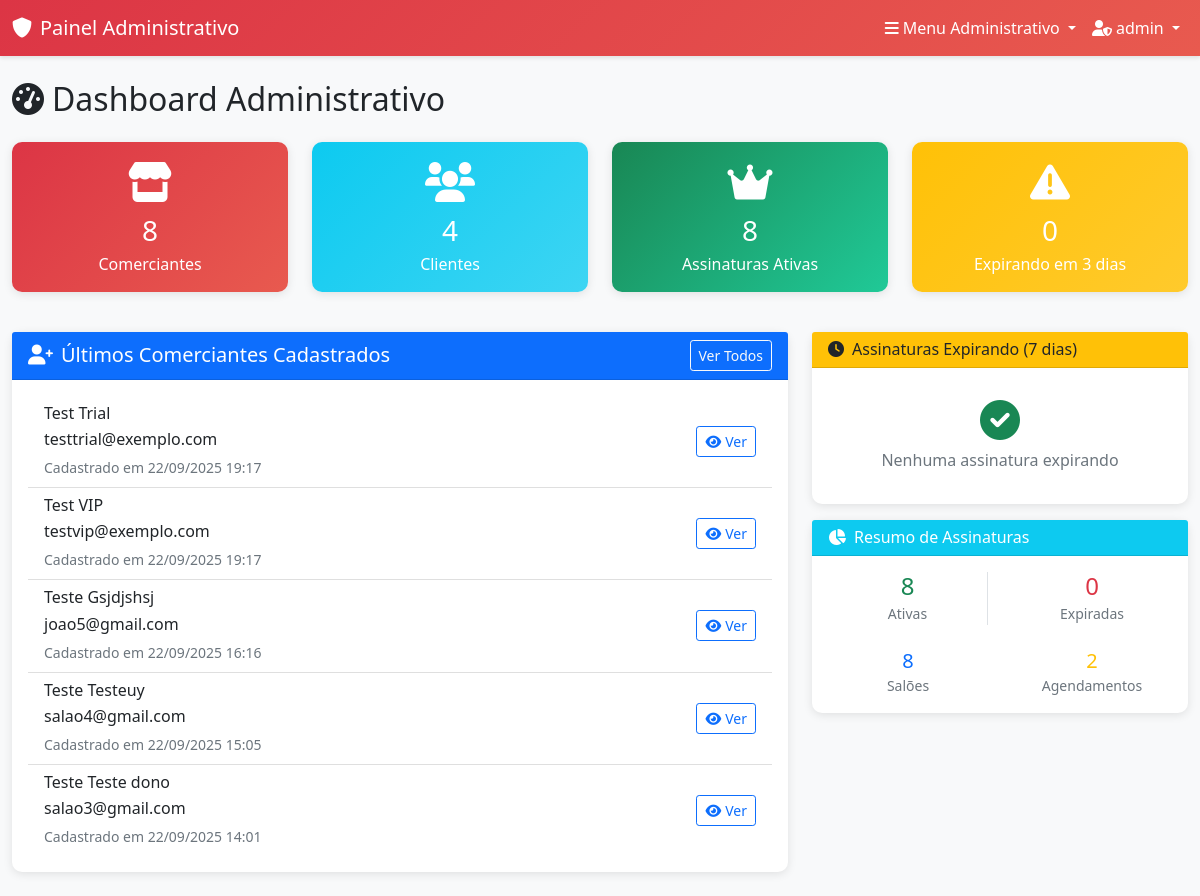
The page /admin-panel/ (signed in) on the database as committed earlier.
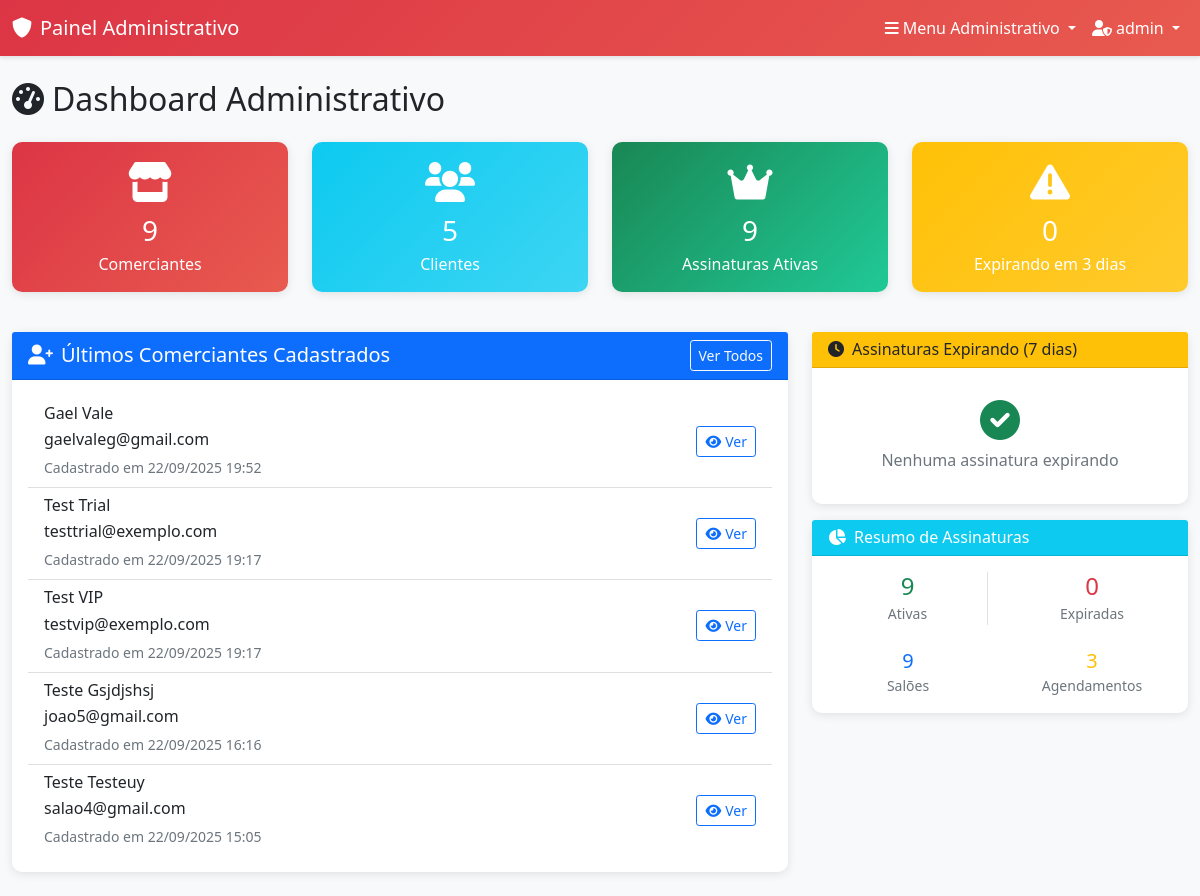
The same page on the database as committed later.
### accounts/models.py (models this page shows, shortened)
class UserProfile(models.Model):
    USER_TYPES = (
        ('owner', 'Proprietário'),
        ('employee', 'Funcionário'),
        ('client', 'Cliente'),
    )
    user = models.OneToOneField(User, on_delete=models.CASCADE, related_name='profile')
    user_type = models.CharField(max_length=10, choices=USER_TYPES, default='client')
    phone = models.CharField(max_length=15, blank=True, null=True)
    birth_date = models.DateField(blank=True, null=True)
    profile_picture = models.URLField(max_length=500, blank=True, null=True, help_text="URL do avatar/foto de perfil")
    created_at = models.DateTimeField(auto_now_add=True)
    updated_at = models.DateTimeField(auto_now=True)
    class Meta:
        verbose_name = "Perfil de Usuário"
        verbose_name_plural = "Perfis de Usuários"

### admin_panel/views.py (the view)
# urls.py: path('', views.admin_dashboard, name='dashboard'),
@login_required
@user_passes_test(is_admin_user)
def admin_dashboard(request):
    total_owners = UserProfile.objects.filter(user_type='owner').count()
    total_clients = UserProfile.objects.filter(user_type='client').count()
    total_salons = Salon.objects.count()
    total_appointments = Appointment.objects.count()
    active_subscriptions = Subscription.objects.filter(
        status='active',
        end_date__gt=timezone.now()
    ).count()
    expired_subscriptions = Subscription.objects.filter(
        Q(status='expired') | Q(end_date__lte=timezone.now())
    ).count()
    expiring_soon = Subscription.objects.filter(
        status='active',
        end_date__lte=timezone.now() + timedelta(days=3),
        end_date__gt=timezone.now()
    ).count()
    recent_owners = UserProfile.objects.filter(
        user_type='owner'
    ).select_related('user').order_by('-created_at')[:5]
    expiring_subscriptions = Subscription.objects.filter(
        status='active',
        end_date__lte=timezone.now() + timedelta(days=7),
        end_date__gt=timezone.now()
    ).select_related('user').order_by('end_date')[:10]
    context = {
        'total_owners': total_owners,
        'total_clients': total_clients,
        'total_salons': total_salons,
        'total_appointments': total_appointments,
        'active_subscriptions': active_subscriptions,
        'expired_subscriptions': expired_subscriptions,
        'expiring_soon': expiring_soon,
        'recent_owners': recent_owners,
        'expiring_subscriptions': expiring_subscriptions,
    }
    return render(request, 'admin_panel/dashboard.html', context)

### admin_panel/views.py (called while the page is built)
def is_admin_user(user):
    return user.is_authenticated and user.is_superuser

### templates/admin_panel/dashboard.html (shortened to what the changed rows need)
{% extends 'admin_panel/base_admin.html' %}
{% block content %}
<div class="row">
    <div class="col-12">
        <h2 class="mb-4">
            <i class="fas fa-tachometer-alt me-2"></i>Dashboard Administrativo
        </h2>
    </div>
</div>
<div class="row mb-4">
    <div class="col-md-3 mb-3">
        <div class="card admin-card stat-card">
            <div class="card-body text-center">
                <div class="display-6 mb-2">
                    <i class="fas fa-store"></i>
                </div>
                <h3 class="mb-1">{{ total_owners }}</h3>
                <p class="mb-0">Comerciantes</p>
            </div>
        </div>
    </div>
    <div class="col-md-3 mb-3">
        <div class="card admin-card stat-card-info">
            <div class="card-body text-center">
                <div class="display-6 mb-2">
                    <i class="fas fa-users"></i>
                </div>
                <h3 class="mb-1">{{ total_clients }}</h3>
                <p class="mb-0">Clientes</p>
            </div>
        </div>
    </div>
    <div class="col-md-3 mb-3">
        <div class="card admin-card stat-card-success">
            <div class="card-body text-center">
                <div class="display-6 mb-2">
                    <i class="fas fa-crown"></i>
                </div>
                <h3 class="mb-1">{{ active_subscriptions }}</h3>
                <p class="mb-0">Assinaturas Ativas</p>
            </div>
        </div>
    </div>
</div>
<div class="row">
    <div class="col-lg-8 mb-4">
        <div class="card admin-card">
            <div class="card-body">
                {% if recent_owners %}
                    <div class="list-group list-group-flush">
                        {% for owner in recent_owners %}
                            <div class="list-group-item d-flex justify-content-between align-items-center">
                                <div>
                                    <h6 class="mb-1">{{ owner.user.first_name }} {{ owner.user.last_name }}</h6>
                                    <p class="mb-1">{{ owner.user.email }}</p>
                                    <small class="text-muted">Cadastrado em {{ owner.created_at|date:"d/m/Y H:i" }}</small>
                                </div>
                                <div>
                                    <a href="{% url 'admin_panel:owner_detail' owner.id %}" class="btn btn-sm btn-outline-primary">
                                        <i class="fas fa-eye me-1"></i>Ver
                                    </a>
                                </div>
                            </div>
                        {% endfor %}
                    </div>
                {% else %}
                    <div class="text-center py-4">
                        <i class="fas fa-user-times display-4 text-muted mb-3"></i>
                        <p class="text-muted">Nenhum comerciante cadastrado ainda</p>
                    </div>
                {% endif %}
            </div>
        </div>
    </div>
    <div class="col-lg-4 mb-4">
        <div class="card admin-card mt-3">
            <div class="card-body">
                <div class="row text-center">
                    <div class="col-6 mb-2">
                        <div class="border-end">
                            <h4 class="text-success mb-0">{{ active_subscriptions }}</h4>
                            <small class="text-muted">Ativas</small>
                        </div>
                    </div>
                </div>
                <div class="row text-center mt-3">
                    <div class="col-6">
                        <h5 class="text-primary mb-0">{{ total_salons }}</h5>
                        <small class="text-muted">Salões</small>
                    </div>
                    <div class="col-6">
                        <h5 class="text-warning mb-0">{{ total_appointments }}</h5>
                        <small class="text-muted">Agendamentos</small>
                    </div>
                </div>
            </div>
        </div>
    </div>
</div>
{% endblock %}

Rows that differ between the two databases and show on the page:
no longer on this page (row unchanged): UserProfile: user.first_name "Teste", user.last_name "Teste dono", user.email "salao3@gmail.com", created_at "22/09/2025 14:01"
added UserProfile: user.first_name "Gael", user.last_name "Vale", user.email "gaelvaleg@gmail.com", created_at "22/09/2025 19:52"
Other text that changed with them:
{{ total_owners }}: "8" → "9"
{{ total_clients }}: "4" → "5"
{{ active_subscriptions }}: "8" → "9"
{{ total_salons }}: "8" → "9"
{{ total_appointments }}: "2" → "3"
